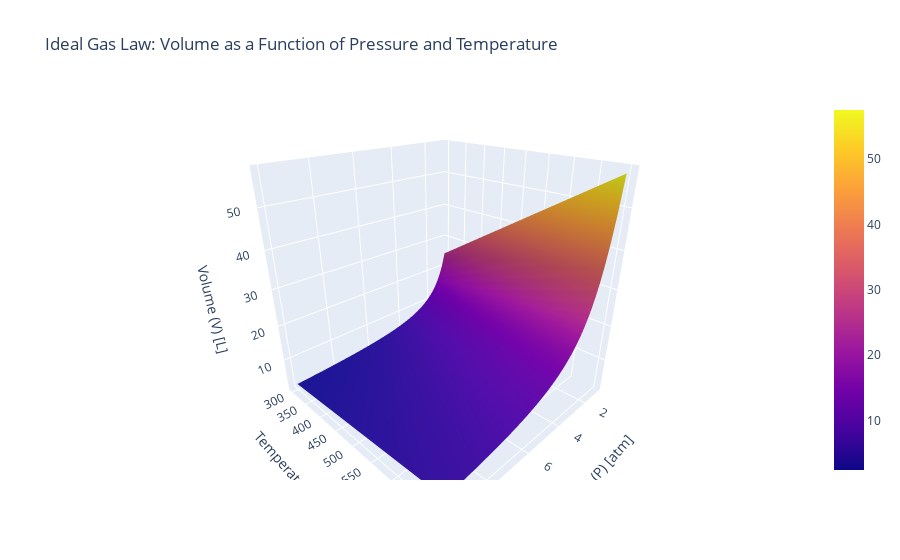

This figure's notebook cell:
### Markdown cell above
### Python: Matplotlib Interactive I

### Code cell
import numpy as np
import plotly.graph_objects as go
from plotly.offline import init_notebook_mode

# Initialize Plotly to work in notebook mode for Jupyter environments
init_notebook_mode(connected=True)

# Define ranges for temperature (T) and pressure (P)
T = np.linspace(300, 700, 50)  # Temperature from 300K to 700K
P = np.linspace(1, 10, 50)     # Pressure from 1 to 10 atm
T, P = np.meshgrid(T, P)

# Equation for volume V, using the ideal gas law: PV = nRT
R = 0.0821  # Ideal gas constant in L·atm/mol·K
n = 1       # Assume 1 mole of gas
V = (n * R * T) / P  # Rearranged ideal gas law to V = nRT / P

# Create an interactive 3D surface plot with Plotly
fig = go.Figure(data=[go.Surface(z=V, x=P, y=T, colorscale="Plasma")])

# Update layout for the plot
fig.update_layout(
    title="Ideal Gas Law: Volume as a Function of Pressure and Temperature",
    scene=dict(
        xaxis_title="Pressure (P) [atm]",
        yaxis_title="Temperature (T) [K]",
        zaxis_title="Volume (V) [L]",
        camera=dict(eye=dict(x=1.2, y=1.2, z=0.8))  # Set view angle
    ),
    coloraxis_colorbar=dict(
        title="Volume [L]",
        titleside="right"
    )
)

# Show plot
fig.show()

### Figure 1 — Plotly figure (JSON) as saved in the notebook; plotly's stock layout.template omitted (floating-point values rounded to 4 significant figures; data arrays with more than 128 entries replaced by an {"elided": "..."} marker saying what was removed)
{"data": [{"colorscale": [[0.0, "#0d0887"], [0.1111, "#46039f"], [0.2222, "#7201a8"], [0.3333, "#9c179e"], [0.4444, "#bd3786"], [0.5556, "#d8576b"], [0.6667, "#ed7953"], [0.7778, "#fb9f3a"], [0.8889, "#fdca26"], [1.0, "#f0f921"]], "type": "surface", "x": {"elided": "50x50 float values"}, "y": {"elided": "50x50 float values"}, "z": {"elided": "50x50 float values"}}], "layout": {"coloraxis": {"colorbar": {"title": {"side": "right", "text": "Volume [L]"}}}, "scene": {"camera": {"eye": {"x": 1.2, "y": 1.2, "z": 0.8}}, "xaxis": {"title": {"text": "Pressure (P) [atm]"}}, "yaxis": {"title": {"text": "Temperature (T) [K]"}}, "zaxis": {"title": {"text": "Volume (V) [L]"}}}, "title": {"text": "Ideal Gas Law: Volume as a Function of Pressure and Temperature"}}}
